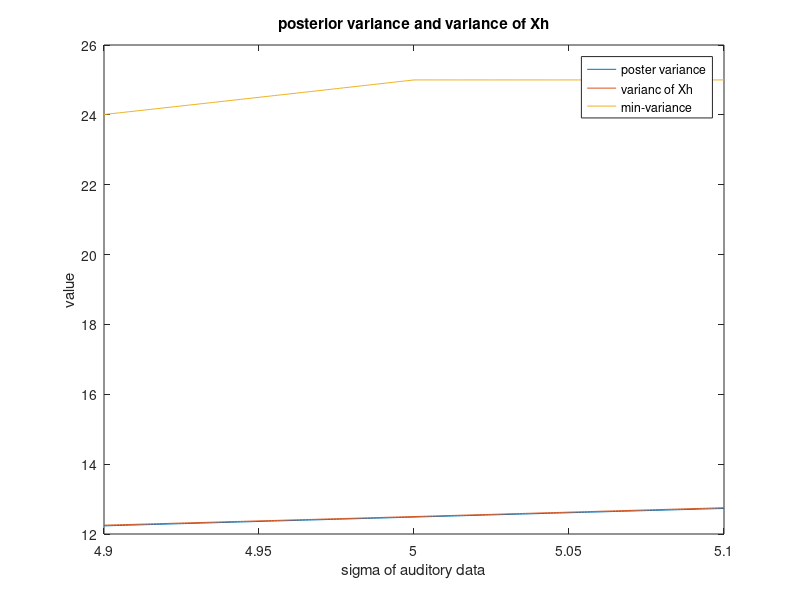

MATLAB code to generate this figure:
% Machine Learnign Exercise 3
% Problem 2(d)
% Po-Hsuan Huang 2014.11.14
% Plot vairance of Xh as well as posterior variance as a function of
% variance of auditory data. 

close all;  % close all figures
%clc;       % clear command area
clear;     % clear variables


%%  plot the variances
sigma= 4.9:0.001:5.1;   %figure 2b2
%sigma= 4:10;            %figure 2b3
%sigma= 5:50;            %figure 2b1


meanv = -10;
varv = 5^2;
meana = 10;
vara = sigma.^2;
mean0 = 0; % mean of prior
var0 = 100^2; % variance of prior

alpha =vara.^-1;
beta =varv^-1;
gamma = var0^-1;


% Xh =Xa+Xv
varh = (1/4)*(vara+varv);
%posterior mean
varpost = (alpha+beta+gamma).^-1;
% min(vara+varv)
minvar = min(vara,varv);



figure(1)
plot(sigma, varpost,sigma, varh,sigma,minvar);
title(  'posterior variance and variance of Xh');
legend('poster variance','varianc of Xh','min-variance' );
xlabel('sigma of auditory data');
ylabel('value');




%%when will Variance of h be worse than variance of visual signal?

   
   
        
    
   


